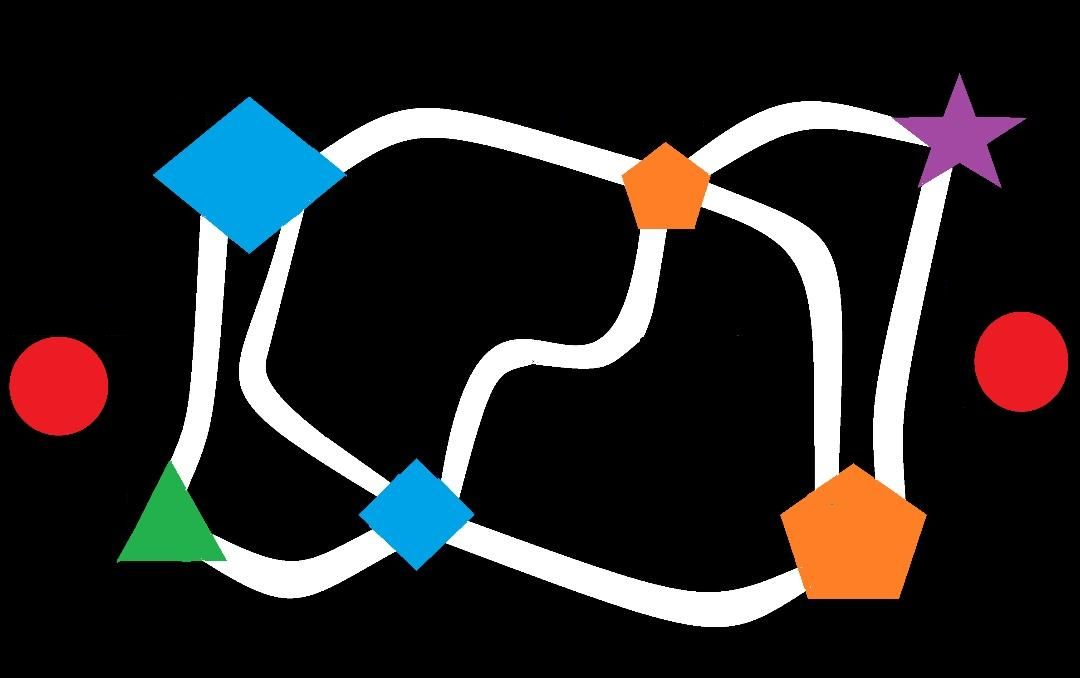
#> input picture src/digitizer/src/img1.png, 1080 x 678 px
$ python main.py
#> lines starting #> are read from the running program, lines starting #| are printed output that depends on the picture; after the words box and inside, x2 and y2 are one past the last pixel; in counts of white or black regions, pixels touching at a corner belong together
### src/digitizer/src/circle.py
import cv2
import numpy as np

def detect_circle(img):
	gray = cv2.cvtColor(img, cv2.COLOR_BGR2GRAY)
	gray_blurred = cv2.blur(gray, (3, 3))
	detected_circles = cv2.HoughCircles(gray_blurred,
               cv2.HOUGH_GRADIENT, 1, 20, param1 = 50,
           param2 = 30, minRadius = 1) #, maxRadius = 100)

	if detected_circles is not None:
		detected_circles = np.uint16(np.around(detected_circles))

	return detected_circles

### src/digitizer/src/sort.py
import circle
import shape
import math

def shorted(img, thresh):
	circles = circle.detect_circle(img)
	order = shape.find_coord(thresh, img)

	#removes circles from the detected_shapes as it detects wrong no. of sides
	for c in circles[0, :]:
		(cx, cy) =  (c[0], c[1])

		i = 0
		for shapes in order:
			(sx, sy) = shapes[2]

			dist = math.sqrt((cy - sy)**2 + (cx - sx)**2)
			if dist < 10:
				del order[i]
			i = i + 1

	order.sort();
	return order

### src/digitizer/src/shape.py
import cv2 as cv
import imutils

def detect_shape(contour):
	shape = "unknown"
	peri = cv.arcLength(contour, True)
	approx = cv.approxPolyDP(contour, 0.04 * peri, True)
	area = cv.contourArea(contour)

	M = cv.moments(contour)
	center = (0,0)
	if M["m00"] != 0:
		cX = int(M["m10"] / M["m00"])
		cY = int(M["m01"] / M["m00"])
		center = (cX, cY)

	side = len(approx)

	if side == 3:
		shape = "triangle"

	elif side == 4:
		(x, y, w, h) = cv.boundingRect(approx)
		ratio = w / float(h)

		if (ratio >= 0.95 and ratio <= 1.05):
			shape = "square"
		else:
			shape = "rectangle"

	else:
		shape = "circle"

	return side, area, center

def find_coord(thresh, img):
	cnts = cv.findContours(thresh.copy(), cv.RETR_EXTERNAL, cv.CHAIN_APPROX_SIMPLE)
	cnts = imutils.grab_contours(cnts)

	order = []
	for c in cnts:
		side, area, center = detect_shape(c)
		cv.circle(img, center, 2, (255, 255, 255), -1)
		cv.drawContours(img, [c], -1, (0, 255, 0), 2)

		order.append([side, area, center])
		#print side, area, center

	return order

#thresh = cv.threshold(blur, 60, 255, cv.THRESH_BINARY)[1]

### src/digitizer/src/box.py
import cv2 as cv
import imutils
import numpy as np

# [4 lines left out: function show, not called in this run]

def box(img):
	hsv = cv.cvtColor(img, cv.COLOR_BGR2HSV)
	thresh = cv.inRange(hsv, (0,89,72), (255,255,255))
	whites = cv.inRange(hsv, (0,0,72), (255,255,255))
	tracks = whites ^ thresh

	kernel = np.ones((5,5), np.uint8)
	tracks = cv.erode(tracks, kernel, iterations=1)

	cnts = cv.findContours(tracks, cv.RETR_EXTERNAL, cv.CHAIN_APPROX_SIMPLE)
	cnts = imutils.grab_contours(cnts)

	center = []
	for c in cnts:
		cv.drawContours(img, [c], -1, (0, 255, 0), 2)
		M = cv.moments(c)

		if M["m00"] != 0:
			cX = int(M["m10"] / M["m00"])
			cY = int(M["m01"] / M["m00"])
			center.append((cX, cY))
			cv.circle(img, (cX, cY), 1, (255, 0, 0), 2)
	return center

# [4 lines that do not run on import are left out]

### src/digitizer/src/main.py
import cv2 as cv
import imutils
import sort
import math
# import april
import box

def show(input):
	cv.imshow("img", input)
	# cv.imshow("thresh", thresh)
	key = cv.waitKey(0)

def change(x):
	pass

cv.namedWindow('thresh')
cv.createTrackbar('h', 'thresh', 0, 255, change)
cv.createTrackbar('s', 'thresh', 89, 255, change)
cv.createTrackbar('v', 'thresh', 72, 255, change)
cv.createTrackbar('H', 'thresh', 255, 255, change)
cv.createTrackbar('S', 'thresh', 255, 255, change)
cv.createTrackbar('V', 'thresh', 255, 255, change)

#while True:
img = cv.imread("img1.png", cv.IMREAD_COLOR)
#> img is the input picture: shape (678, 1080, 3); mean B, G, R 37.4, 37.5, 39.9

scale_percent = 100 # percent of original size
width = int(img.shape[1] * scale_percent / 100)
#> width = 1080
height = int(img.shape[0] * scale_percent / 100)
#> height = 678
dim = (width, height)
#> dim = (1080, 678)
img = cv.resize(img, dim, interpolation = cv.INTER_AREA)

blur = cv.GaussianBlur(img, (5,5), 0)

h = cv.getTrackbarPos('h', 'thresh')
s = cv.getTrackbarPos('s', 'thresh')
v = cv.getTrackbarPos('v', 'thresh')
H = cv.getTrackbarPos('H', 'thresh')
S = cv.getTrackbarPos('S', 'thresh')
V = cv.getTrackbarPos('V', 'thresh')

hsv = cv.cvtColor(img, cv.COLOR_BGR2HSV)
#> hsv: shape (678, 1080, 3); mean H, S, V 12.2, 28.8, 47.8
thresh = cv.inRange(hsv, (h,s,v), (H,S,V))
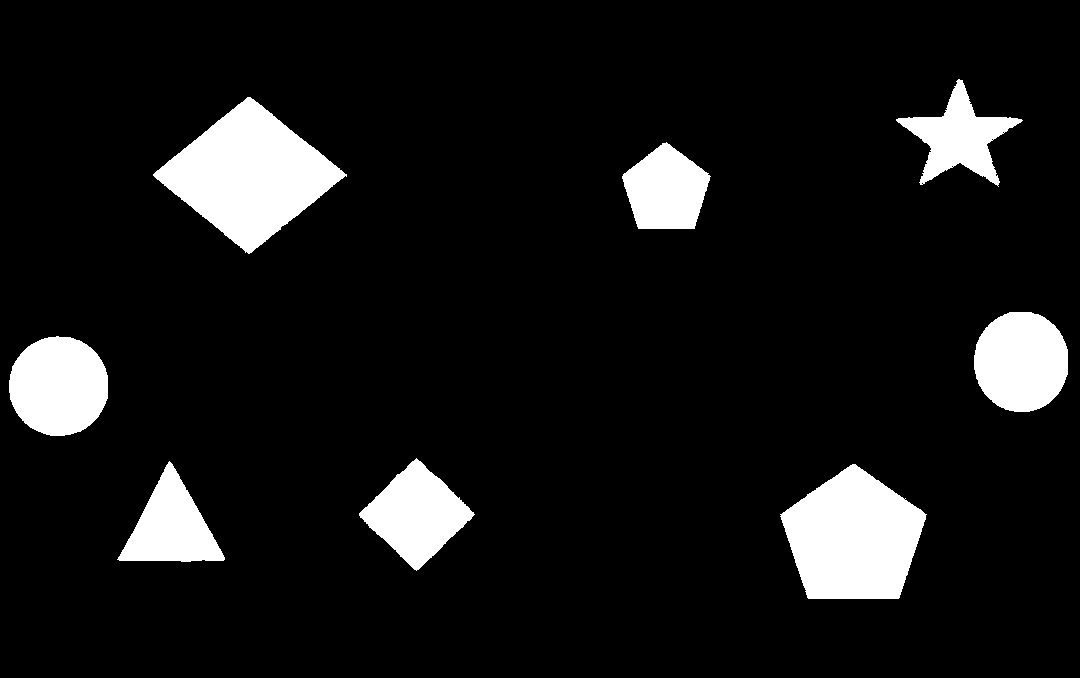
#> thresh: shape (678, 1080); 9.3% white; 8 white regions, largest, box (x1, y1, x2, y2) and area: (153, 97, 347, 254) 15497, (780, 464, 927, 599) 13871, (9, 336, 108, 436) 7827
#cv.imshow('thresh', thresh)
show(thresh)
#> (key Esc is pressed here)
whites = cv.inRange(hsv, (0,0,v), (H,S,V))
#> whites: shape (678, 1080); 19.8% white; 3 white regions, box (x1, y1, x2, y2) and area: (117, 73, 1026, 627) 129593, (9, 336, 108, 436) 7827, (974, 312, 1068, 412) 7532
show(whites ^ thresh)
#> (key Enter is pressed here)

order = sort.shorted(img, thresh)
#> in detect_circle, `gray = cv2.cvtColor(img, cv2.COLOR_BGR2GRAY)`:
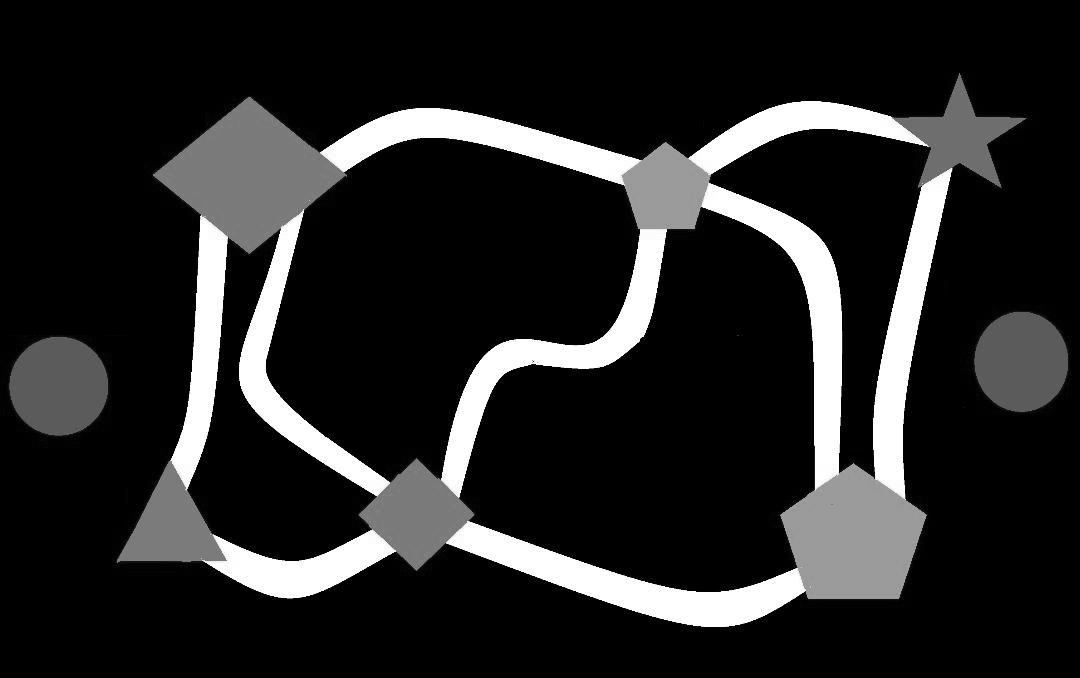
#> gray: shape (678, 1080); min 0, max 255, mean 38.2
#> in detect_circle, `detected_circles = cv2.HoughCircles(gray_blurred, cv2.HOUGH_GRADIENT, ..`: detected_circles = 79 rows, first 8: [57.5, 385.5, 49.3], [525.5, 426.5, 312.8], [499.5, 405.5, 311.2], [683.5, 408.5, 219.8], [428.5, 256.5, 230.9], [428.5, 374.5, 237.1], [459.5, 323.5, 190.6], [428.5, 421.5, 244.4]
#> in detect_circle, `detected_circles = np.uint16(np.around(detected_circles))`: detected_circles = 79 rows, first 8: [58, 386, 49], [526, 426, 313], [500, 406, 311], [684, 408, 220], [428, 256, 231], [428, 374, 237], [460, 324, 191], [428, 422, 244]
#> in shorted, `circles = circle.detect_circle(img)`: circles has the same summary as detected_circles in detect_circle
#> in find_coord, `cnts = cv.findContours(thresh.copy(), cv.RETR_EXTERNAL, cv.CHAIN_APPRO..`: cnts = 8 contours; box (x1, y1, x2, y2) and area: (153, 97, 347, 254) 15294, (780, 464, 927, 599) 13666, (9, 336, 108, 436) 7685, (974, 312, 1068, 412) 7392, (359, 458, 475, 571) 6614, (117, 461, 225, 562) 5423, (622, 142, 711, 229) 5292, (896, 79, 1023, 187) 5086
#> the loop in find_coord, `for c in cnts:` made 8 passes
#> (shape in detect_shape, peri in detect_shape, area, cX in detect_shape, cY in detect_shape, side) on passes 1, 4, 5, 6, 8: ('circle', 474.3, 13666, 852, 537, 5), ('circle', 328.4, 7685, 58, 385, 7), ('circle', 321.9, 7392, 1020, 361, 7), ('circle', 293.2, 5291.5, 665, 189, 5), ('circle', 489.6, 5086.5, 958, 136, 10)
#> (shape in detect_shape, peri in detect_shape, approx in detect_shape, area, cX in detect_shape, cY in detect_shape, side, x in detect_shape) on passes 3, 7: ('square', 342.4, [[416, 458], [359, 513], [416, 570], [474, 514]], 6614, 416, 514, 4, 359), ('rectangle', 526.8, [[247, 97], [153, 175], [249, 253], [346, 174]], 15294.5, 248, 174, 4, 153)
#> after the loop in find_coord, `for c in cnts:`:
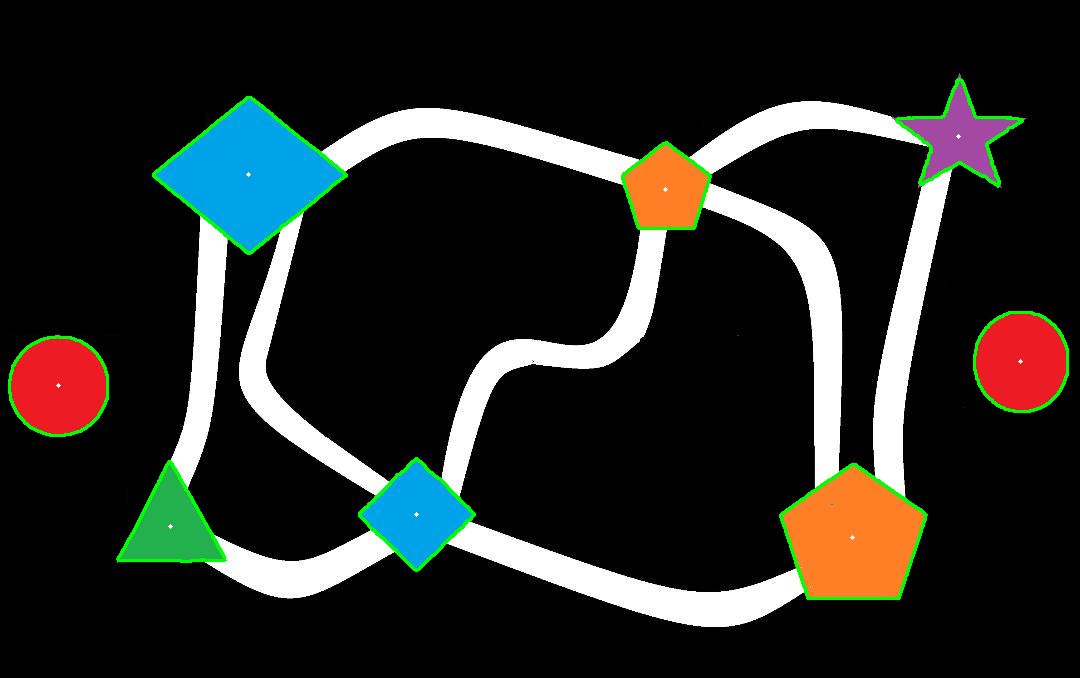
#> img: shape (678, 1080, 3); 1.41% of pixels changed, all inside (x1, y1, x2, y2) = (8, 78, 1069, 600)
#> after the loop in find_coord, `for c in cnts:`: order = [[5, 13666, (852, 537)], [3, 5423, (170, 526)], [4, 6614, (416, 514)], [7, 7685, (58, 385)], [7, 7392, (1020, 361)], [5, 5291.5, (665, 189)], [4, 15294.5, (248, 174)], [10, 5086.5, (958, 136)]]
#> the loop in shorted, `for c in circles[0, :]:` made 79 passes
#> (c, cx, cy) on passes 1 to 12: ([58, 386, 49], 58, 386), ([526, 426, 313], 526, 426), ([500, 406, 311], 500, 406), ([684, 408, 220], 684, 408), ([428, 256, 231], 428, 256), ([428, 374, 237], 428, 374), ([460, 324, 191], 460, 324), ([428, 422, 244], 428, 422), ([448, 300, 196], 448, 300), ([426, 394, 257], 426, 394), ([1024, 362, 50], 1024, 362), ([556, 414, 318], 556, 414)
#> order = [[3, 5423, (170, 526)], [4, 6614, (416, 514)], [4, 15294.5, (248, 174)], [5, 5291.5, (665, 189)], [5, 13666, (852, 537)], [10, 5086.5, (958, 136)]]

pt1 = order[0][2]
#> pt1 = (170, 526)
print('point 1:', pt1)
#| point 1: (170, 526)

mid_box = box.box(img)
#> in box, `hsv = cv.cvtColor(img, cv.COLOR_BGR2HSV)`: hsv: shape (678, 1080, 3); mean H, S, V 11.9, 29.7, 49.5
#> in box, `thresh = cv.inRange(hsv, (0,89,72), (255,255,255))`: thresh: shape (678, 1080); 9.8% white; 8 white regions, largest, box (x1, y1, x2, y2) and area: (152, 96, 348, 255) 16179, (779, 463, 928, 600) 14425, (8, 335, 109, 437) 8215
#> in box, `whites = cv.inRange(hsv, (0,0,72), (255,255,255))`: whites: shape (678, 1080); 20.2% white; 3 white regions, box (x1, y1, x2, y2) and area: (116, 73, 1026, 627) 131809, (8, 335, 109, 437) 8228, (973, 311, 1069, 413) 7924
#> in box, `tracks = whites ^ thresh`: tracks: shape (678, 1080); 10.4% white; 22 white regions (13 under 20 px), largest, box (x1, y1, x2, y2) and area: (447, 522, 804, 627) 11249, (442, 230, 667, 496) 10157, (703, 183, 842, 488) 10126
#> in box, `tracks = cv.erode(tracks, kernel, iterations=1)`:
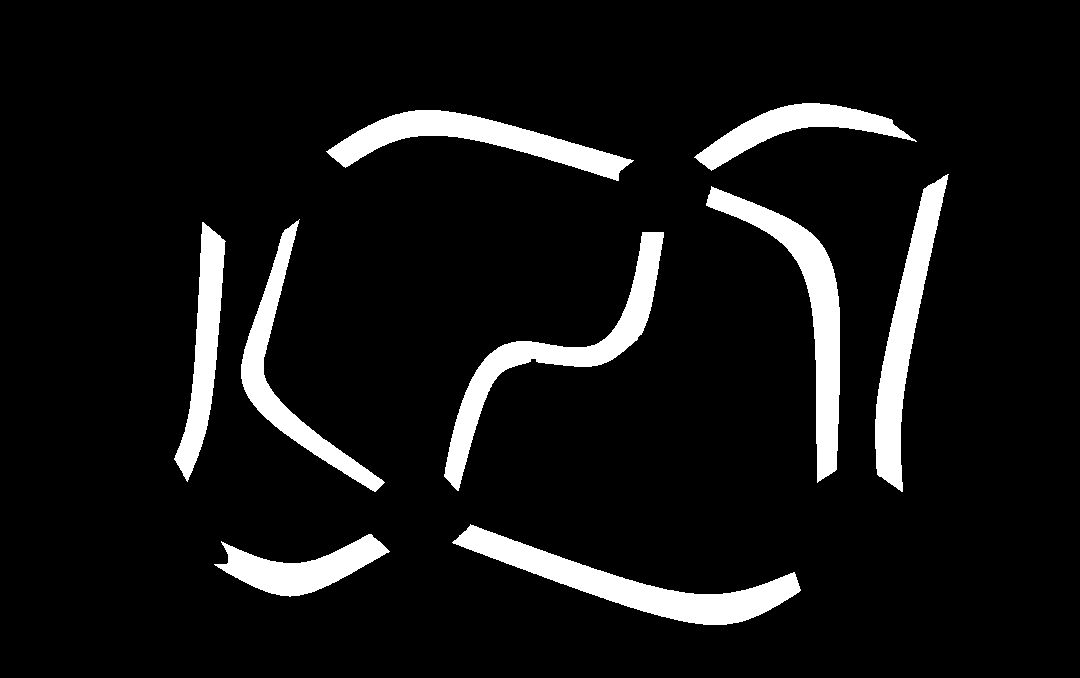
#> tracks: shape (678, 1080); 8.4% white; 9 white regions
#> in box, `cnts = cv.findContours(tracks, cv.RETR_EXTERNAL, cv.CHAIN_APPROX_SIMPLE)`: cnts = 9 contours; largest, box (x1, y1, x2, y2) and area: (452, 524, 801, 625) 8972, (706, 186, 840, 483) 8028, (444, 232, 664, 491) 7782, (875, 174, 949, 492) 7136, (326, 110, 634, 181) 7013
#> the loop in box, `for c in cnts:` made 9 passes
#> (cX, cY) on passes 1 to 9: (301, 567), (633, 584), (555, 353), (203, 348), (287, 376), (805, 311), (904, 336), (474, 139), (792, 128)
#> after the loop in box, `for c in cnts:`:
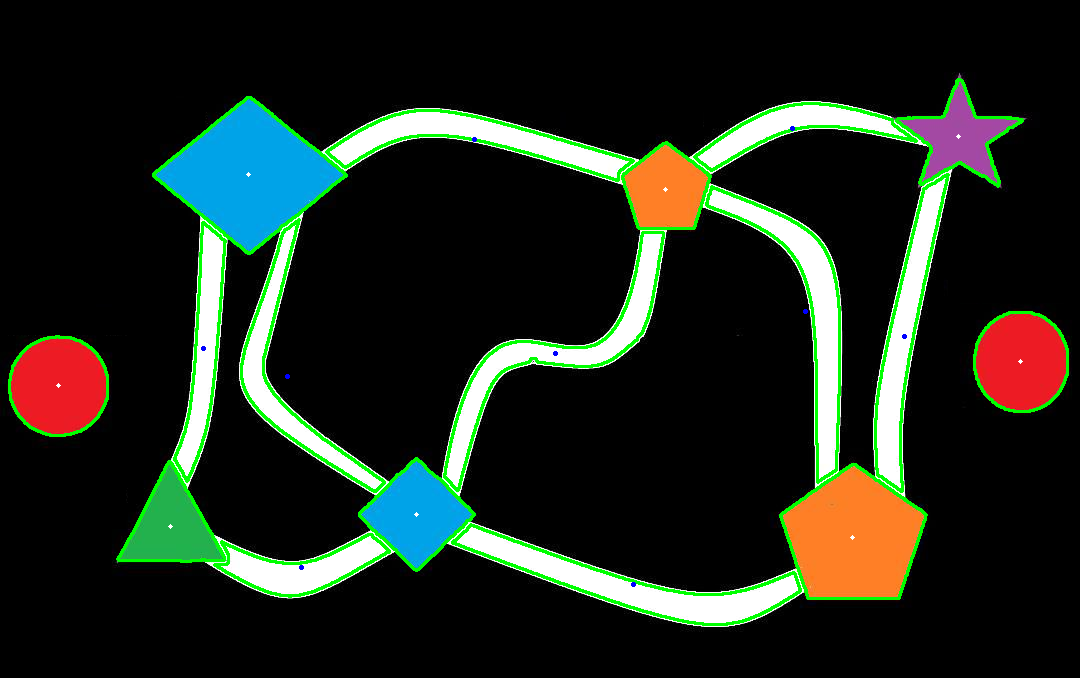
#> img: shape (678, 1080, 3); 2.67% of pixels changed, all inside (x1, y1, x2, y2) = (173, 102, 950, 626)
#> after the loop in box, `for c in cnts:`: center = [(301, 567), (633, 584), (555, 353), (203, 348), (287, 376), (805, 311), (904, 336), (474, 139), (792, 128)]
#> mid_box has the same summary as center in box

for i in range(1, len(order)):
	pt2 = order[i][2]
	mid = ((pt2[0] + pt1[0])/2, (pt2[1] + pt1[1])/2)
	angle = math.atan2(pt2[1] - pt1[1], pt2[0] - pt1[0])
	dist = []
	for pts in mid_box:
		dist.append(math.hypot(mid[0] - pts[0], mid[1] - pts[1]))

	min_dist = min(dist)
	j = dist.index(min_dist)

	# [7 lines of commented-out code are left out]

	print(mid)
	cv.circle(img, (int(mid[0]), int(mid[1])), 2, (0,0,255), 2)
	cv.line(img, pt2, pt1, (255, 0, 0), 2)
	pt1 = pt2
	show(img)
#> this loop made 5 passes
#> (mid, angle, min_dist, j, pt1) on passes 1 to 5: ((293, 520), -0.0487, 47.68, 0, (416, 514)), ((332, 344), -2.03, 55.22, 4, (248, 174)), ((456.5, 181.5), 0.036, 45.96, 7, (665, 189)), ((758.5, 363), 1.08, 69.76, 5, (852, 537)), ((905, 336.5), -1.31, 1.12, 6, (958, 136))
#| (293.0, 520.0)
#| (332.0, 344.0)
#| (456.5, 181.5)
#| (758.5, 363.0)
#| (905.0, 336.5)
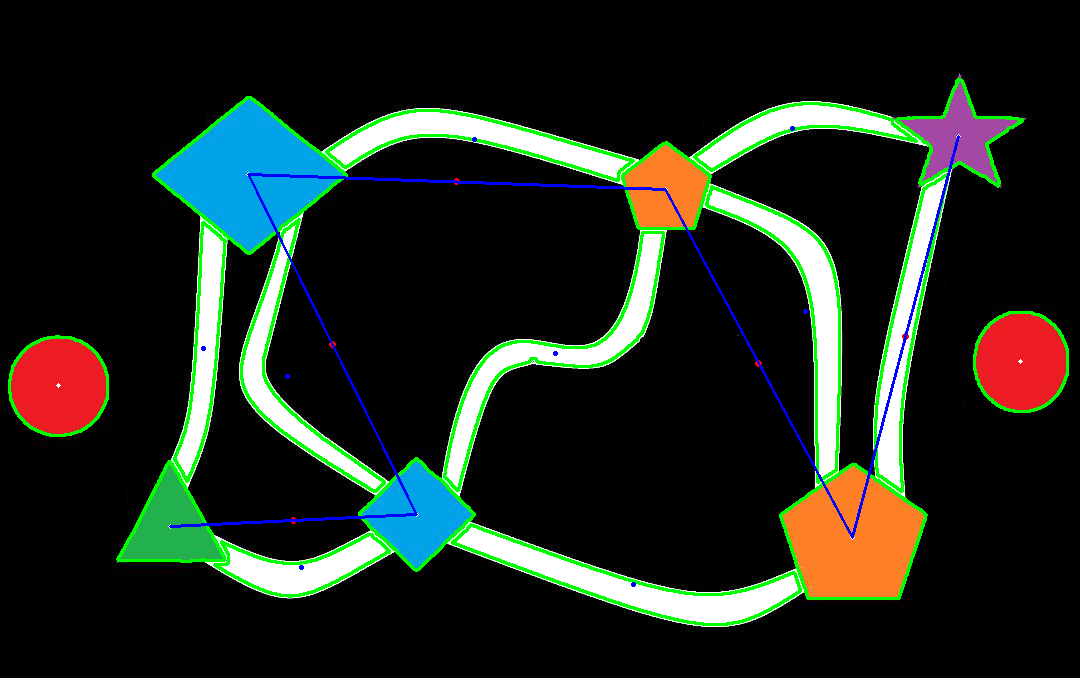
#> img: shape (678, 1080, 3); 0.7% of pixels changed, all inside (x1, y1, x2, y2) = (169, 135, 960, 539)
